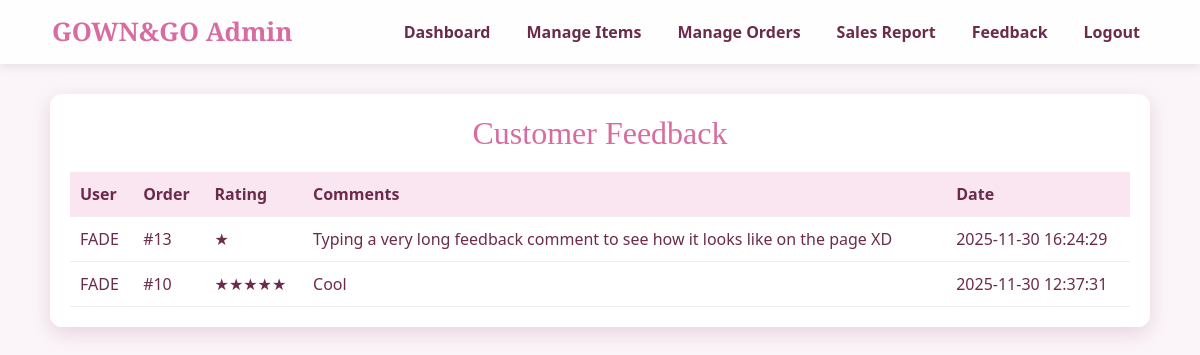
Page /gown_and_go/admin/feedback_list.php (signed in) on the earlier database version.
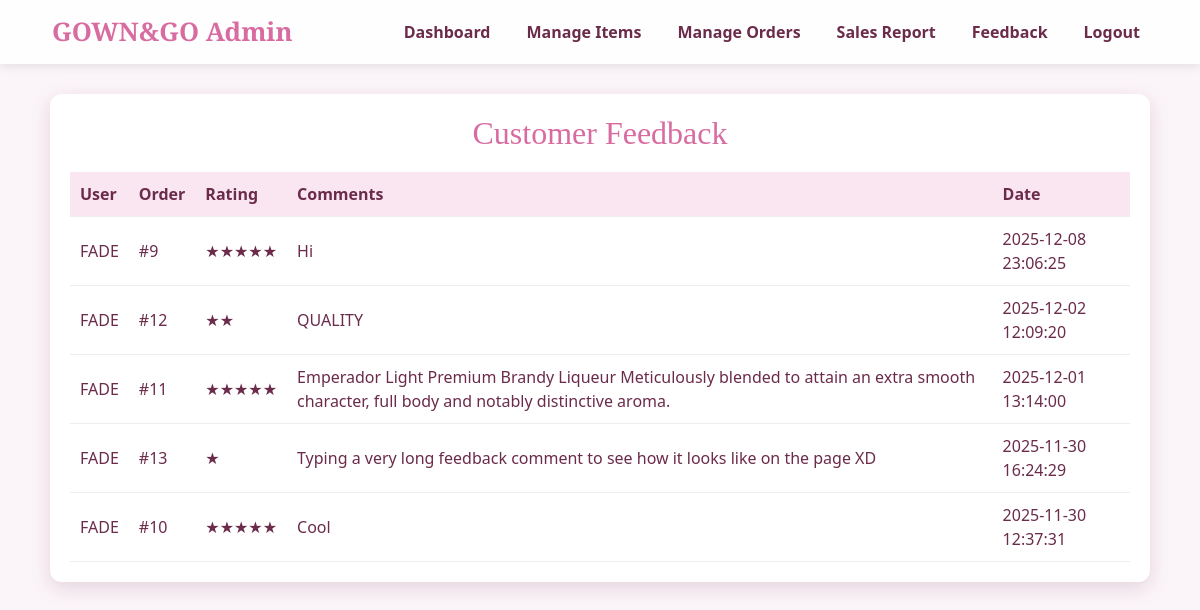
Same page on the later database version.
### tables this page shows
CREATE TABLE `feedback` (
  `feedback_id` int(11) NOT NULL,
  `user_id` int(11) NOT NULL,
  `order_id` int(11) NOT NULL,
  `comments` text DEFAULT NULL,
  `rating` tinyint(3) UNSIGNED DEFAULT NULL CHECK (`rating` between 1 and 5),
  `created_at` datetime DEFAULT current_timestamp()
);

CREATE TABLE `users` (
  `user_id` int(11) NOT NULL,
  `username` varchar(100) NOT NULL,
  `email` varchar(150) NOT NULL,
  `password` varchar(255) NOT NULL,
  `address` text DEFAULT NULL,
  `contact_no` varchar(50) DEFAULT NULL,
  `role` enum('customer','admin') NOT NULL DEFAULT 'customer',
  `created_at` datetime DEFAULT current_timestamp()
);

### gown_and_go/admin/feedback_list.php (the view, shortened to what this page needs)
<?php
include '../config.php';
$fb = $conn->query("
    SELECT f.*, u.username
    FROM feedback f
    JOIN users u ON f.user_id = u.user_id
    ORDER BY f.created_at DESC
");
?>
<!DOCTYPE html>
<html>
<html lang="en">
<head>
    <link rel="stylesheet" href="https://cdn.jsdelivr.net/npm/bootstrap@5.3.8/dist/css/bootstrap.min.css">
    <link rel="stylesheet" href="inclusion/stylesheet.css">
</head>
<body>
    <?php include 'inclusion/nav.php'; ?>
    <div class="main-container">
        <h2>Customer Feedback</h2>
        <table>
            <tr>
                <th>User</th>
                <th>Order</th>
                <th>Rating</th>
                <th>Comments</th>
                <th>Date</th>
            </tr>
            <?php while ($row = $fb->fetch_assoc()): ?>
            <tr>
                <td><?php echo $row['username']; ?></td>
                <td>#<?php echo $row['order_id']; ?></td>
                <td><?php echo str_repeat("★", $row['rating']); ?></td>
                <td><?php echo htmlspecialchars($row['comments']); ?></td>
                <td><?php echo $row['created_at']; ?></td>
            </tr>
            <?php endwhile; ?>
        </table>
    </div>
</body>
</html>

Differences in the rows shown:
added feedback: user.username "FADE", order "9", rating "★★★★★", comments "Hi", created_at "2025-12-08 23:06:25"
added feedback: user.username "FADE", order "12", rating "★★", comments "QUALITY", created_at "2025-12-02 12:09:20"
added feedback: user.username "FADE", order "11", rating "★★★★★", comments "Emperador Light Premium Brandy Liqueur Meticulously blended to attain an extra smooth character, full body and notably distinctive aroma.", created_at "2025-12-01 13:14:00"
